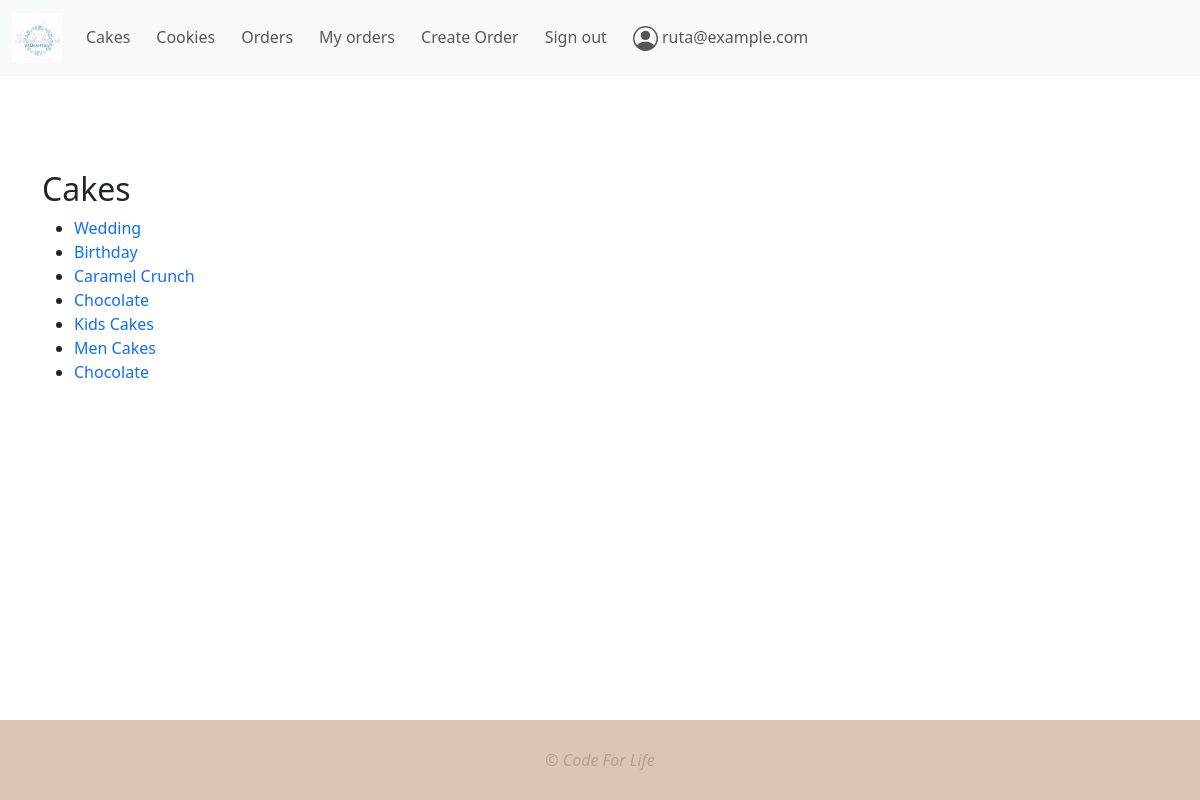
Page /cakes/ (signed in) on the committed database.
### my_auth/models.py (models this page shows)
class User(AbstractUser):
    bio = models.TextField(null=True, blank=True)
    email = models.EmailField(unique=True, null=True)
    USERNAME_FIELD = "email"
    REQUIRED_FIELDS = []
    class Meta:
        verbose_name = "User"
        verbose_name_plural = "Users"

### desserts/models.py (models this page shows, shortened)
class Option(models.Model):
    name = models.CharField(max_length=200, blank=True, null=True)
    class Meta:
        verbose_name = "Option"
        verbose_name_plural = "Options"

### desserts/views.py (the view)
# urls.py: path("cakes/", views.cakes, name="cakes"),
def cakes(request):
    cakes_ = Option.objects.all()
    return render(request, "desserts/cakes.html", {"cakes": cakes_})

### desserts/templates/desserts/cakes.html (shortened to what this page needs)
{% extends "desserts/base.html" %}
{% load static %}
{% block content %}
<h2>Cakes</h2>
<ul>
      {% for cake in cakes %}
    <li><a href="{% url 'cake_details' cake.id %}">{{ cake.name }} </a></li>
          {% endfor %}
        </ul>
{% endblock content %}

### desserts/templates/desserts/base.html (shortened to what this page needs)
<!doctype html>
{% load static %}
<html lang="en">
  <head>
    <link rel="stylesheet" href="{% static 'desserts/css/main.css' %}" />
    <link
      href="https://cdn.jsdelivr.net/npm/bootstrap@5.3.3/dist/css/bootstrap.min.css"
      rel="stylesheet"
    />
  </head>
  <body>
    <nav class="navbar navbar-expand-lg bg-body-tertiary" data-bs-theme="#b69e8b">
      <div class="container-fluid">
        <a class="navbar-brand" href="{% url 'index' %}">
          <img src="{% static 'desserts/img/desserts_logo.png' %}" alt="Sweet Adore Desserts Logo" width="50" height="50" />
        </a>
        <div class="collapse navbar-collapse" id="navbarNav">
          <ul class="navbar-nav">
    <li class="nav-item">
        <a class="nav-link" href="{% url 'cakes' %}">Cakes</a>
    </li>
    <li class="nav-item">
       <a class="nav-link" href="{% url 'cookies' %}">Cookies</a>
           </li>
   <li class="nav-item">
            <a class="nav-link" href="{% url 'orders' %}">Orders</a>
           </li>
             {% if user.is_authenticated %}
              <li class="nav-item">
                <a class="nav-link" href="#">My orders</a>
              </li>
          <li class="nav-item">
                <a class="nav-link" href="{% url 'create_order' %}">Create Order</a>
              </li>
              <li class="nav-item">
                <form method="post" action="{% url 'logout' %}" style="display: inline;">
                  <button type="submit" class="nav-link btn btn-link">Sign out</button>
                </form>
              </li>
              <li class="nav-item">
                <a class="nav-link" href="#">
                  {{ user.get_username }}
                </a>
              </li>
            {% endif %}
          </ul>
        </div>
      </div>
    </nav>
    <div class="container main-content" style="padding-top: 30px">
      {% block content %}
      {% endblock content %}
    </div>
    <footer>&copy; Code For Life</footer>
  </body>
</html>

### desserts/static/desserts/css/main.css (style rules this page uses)
html, body { height: 100%; margin: 0; display: flex; flex-direction: column; }
a { text-decoration: none !important; }
div.main-content { margin-top: 4rem; margin-bottom: 4rem; flex: 1; }
nav ul li { margin-right: 10px; }
footer { color: #b69e8b; background-color: #dbc6b6; min-height: 80px; display: flex; align-items: center; justify-content: center; font-style: italic; }

### rows in the picture
User: get_username "ruta@example.com"
Option: name "Wedding"
Option: name "Birthday"
Option: name "Caramel Crunch"
Option: name "Chocolate"
Option: name "Kids Cakes"
Option: name "Men Cakes"
Option: name "Chocolate"
